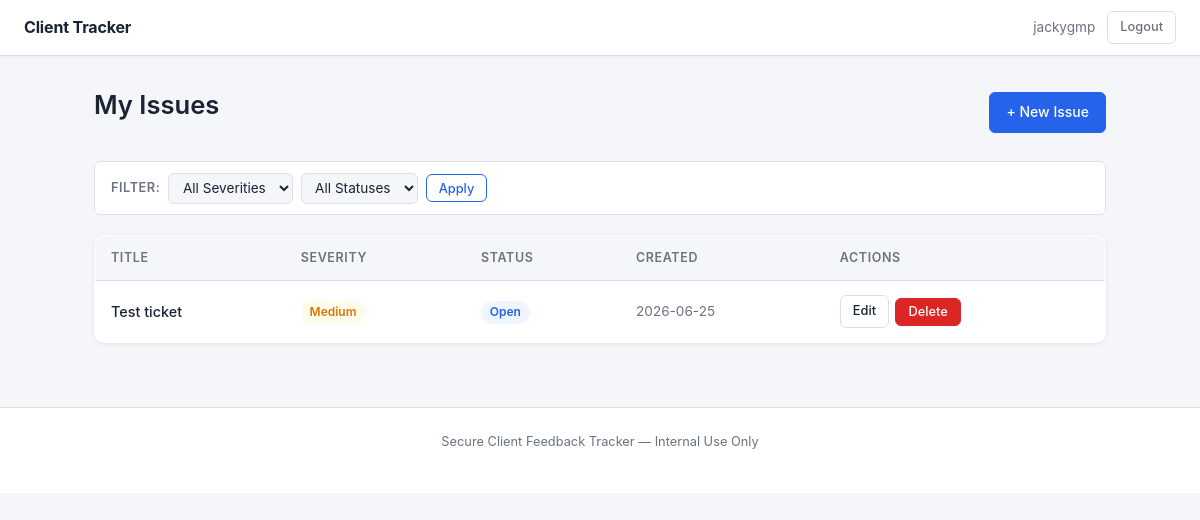
The app's page /dashboard (signed in) with its own data.
### tables this page shows
CREATE TABLE issues (
            id INTEGER PRIMARY KEY AUTOINCREMENT,
            title TEXT NOT NULL,
            description TEXT NOT NULL,
            severity TEXT NOT NULL CHECK(severity IN ('Low','Medium','High')),
            status TEXT NOT NULL DEFAULT 'Open'
                CHECK(status IN ('Open','In Progress','Closed')),
            user_id INTEGER NOT NULL REFERENCES users(id) ON DELETE CASCADE,
            created_at TEXT NOT NULL,
            updated_at TEXT NOT NULL
        );

### app.py (the view)
@app.route('/dashboard')
@login_required
def dashboard():
    severity = request.args.get('severity', '')
    status = request.args.get('status', '')
    if severity not in VALID_SEVERITIES:
        severity = ''
    if status not in VALID_STATUSES:
        status = ''
    db = get_db()
    query = 'SELECT * FROM issues WHERE user_id = ?'
    params = [session['user_id']]
    if severity:
        query += ' AND severity = ?'
        params.append(severity)
    if status:
        query += ' AND status = ?'
        params.append(status)
    query += ' ORDER BY created_at DESC'
    issues = db.execute(query, params).fetchall()
    return render_template(
        'issues/list.html',
        issues=issues,
        valid_severities=VALID_SEVERITIES,
        valid_statuses=VALID_STATUSES,
        current_severity=severity,
        current_status=status,
    )

### app.py (called while the page is built)
def get_db():
    if 'db' not in g:
        os.makedirs(app.instance_path, exist_ok=True)
        g.db = sqlite3.connect(DATABASE)
        g.db.row_factory = sqlite3.Row
        g.db.execute("PRAGMA foreign_keys = ON")
    return g.db

def login_required(f):
    @wraps(f)
    def decorated(*args, **kwargs):
        if 'user_id' not in session:
            flash('Please log in to access this page.', 'error')
            return redirect(url_for('login'))
        return f(*args, **kwargs)
    return decorated

### templates/issues/list.html (shortened to what this page needs)
{% extends 'base.html' %}
{% block content %}
<div class="page-header">
  <h1>My Issues</h1>
  <a href="{{ url_for('new_issue') }}" class="btn btn-primary">+ New Issue</a>
</div>
<form method="GET" action="{{ url_for('dashboard') }}" class="filter-bar">
  <label>Filter:</label>
  <select name="severity">
    <option value="">All Severities</option>
  </select>
  <select name="status">
    <option value="">All Statuses</option>
  </select>
  <button type="submit" class="btn btn-secondary btn-sm">Apply</button>
</form>
{% if issues %}
<table class="issue-table">
  <thead>
    <tr>
      <th>Title</th>
      <th>Severity</th>
      <th>Status</th>
      <th>Created</th>
      <th>Actions</th>
    </tr>
  </thead>
  <tbody>
    {% for issue in issues %}
    <tr>
      <td>
        <a href="{{ url_for('view_issue', id=issue['id']) }}">{{ issue['title'] }}</a>
      </td>
      <td>
        {% set sev = issue['severity']|lower %}
        <span class="badge badge--{{ sev }}">{{ issue['severity'] }}</span>
      </td>
      <td>
        {% if issue['status'] == 'In Progress' %}
          <span class="badge badge--progress">In Progress</span>
        {% elif issue['status'] == 'Closed' %}
          <span class="badge badge--closed">Closed</span>
        {% else %}
          <span class="badge badge--open">Open</span>
        {% endif %}
      </td>
      <td style="color:var(--color-text-muted);font-size:.85rem;">
        {{ issue['created_at'][:10] }}
      </td>
      <td>
        <div class="actions-cell">
          <a href="{{ url_for('edit_issue', id=issue['id']) }}" class="btn btn-ghost btn-sm">Edit</a>
          <form method="POST" action="{{ url_for('delete_issue', id=issue['id']) }}"
                style="display:inline"
                onsubmit="return confirm('Delete this issue? This cannot be undone.')">
            <button type="submit" class="btn btn-danger btn-sm">Delete</button>
          </form>
        </div>
      </td>
    </tr>
    {% endfor %}
  </tbody>
</table>
{% endif %}
{% endblock %}

### templates/base.html (shortened to what this page needs)
<!DOCTYPE html>
<html lang="en">
<head>
  <link rel="stylesheet" href="{{ url_for('static', filename='style.css') }}">
</head>
<body>
  <nav class="navbar">
    <a class="nav-brand" href="{{ url_for('index') }}">Client Tracker</a>
    <div class="nav-right">
      {% if session.get('username') %}
        <span class="nav-user">{{ session.username }}</span>
        <a href="{{ url_for('logout') }}" class="btn btn-ghost btn-sm">Logout</a>
      {% else %}
        <a href="{{ url_for('login') }}" class="btn btn-ghost btn-sm">Log In</a>
        <a href="{{ url_for('register') }}" class="btn btn-primary btn-sm">Register</a>
      {% endif %}
    </div>
  </nav>
  <main class="main-content">
    {% block content %}{% endblock %}
  </main>
  <footer class="footer">
    <p>Secure Client Feedback Tracker &mdash; Internal Use Only</p>
  </footer>
</body>
</html>

### records on screen
issues: title "Test ticket", severity "Medium", status "Open", created_at "2026-06-25"

### other values on screen
{{ session.username }} "jackygmp"
